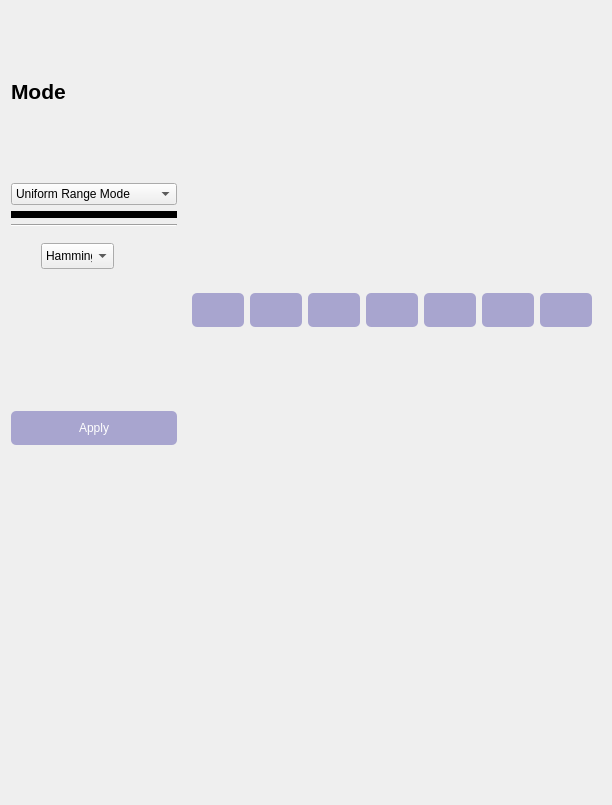
  <widget class="QWidget" name="centralwidget">
   <layout class="QGridLayout" name="gridLayout">
    <property name="topMargin">
     <number>5</number>
    </property>
    <property name="bottomMargin">
     <number>5</number>
    </property>
    <item row="0" column="0">
     <widget class="QLabel" name="label">
      <property name="font">
       <font>
        <pointsize>16</pointsize>
        <weight>75</weight>
        <bold>true</bold>
       </font>
      </property>
      <property name="lineWidth">
       <number>5</number>
      </property>
      <property name="text">
       <string>Mode </string>
      </property>
     </widget>
    </item>
    <item row="0" column="1" rowspan="8">
     <layout class="QVBoxLayout" name="verticalLayout">
      <item>
       <widget class="QWidget" name="viewer_widget" native="true">
        <property name="minimumSize">
         <size>
          <width>0</width>
          <height>280</height>
         </size>
        </property>
        <zorder>widget_5</zorder>
       </widget>
      </item>
      <item>
       <widget class="QWidget" name="widget_5" native="true">
        <property name="minimumSize">
         <size>
          <width>0</width>
          <height>40</height>
         </size>
        </property>
        <property name="maximumSize">
         <size>
          <width>16777215</width>
          <height>70</height>
         </size>
        </property>
        <layout class="QHBoxLayout" name="horizontalLayout_5">
         <property name="topMargin">
          <number>2</number>
         </property>
         <property name="bottomMargin">
          <number>5</number>
         </property>
         <item>
          <widget class="QPushButton" name="playBtn">
           <property name="cursor">
            <cursorShape>PointingHandCursor</cursorShape>
           </property>
           <property name="styleSheet">
            <string notr="true">QPushButton {
    background-color: #a8a5cf; /* Button background color */
    color :rgb(255, 255, 255);
    padding: 10px;
    border-radius:5px;


}

QPushButton:hover {
    background-color: rgb(120, 118, 148); 
}
QPushButton svg {
    fill: rgb(255, 255, 255);
}</string>
           </property>
           <property name="text">
            <string/>
           </property>
           <property name="icon">
            <iconset>
             <normaloff>icons/icons8-play-50.png</normaloff>icons/icons8-play-50.png</iconset>
           </property>
           <property name="iconSize">
            <size>
             <width>30</width>
             <height>30</height>
            </size>
           </property>
           <property name="shortcut">
            <string>P, 2</string>
           </property>
          </widget>
         </item>
         <item>
          <widget class="QPushButton" name="pauseBtn">
           <property name="cursor">
            <cursorShape>PointingHandCursor</cursorShape>
           </property>
           <property name="styleSheet">
            <string notr="true">QPushButton {
    background-color: #a8a5cf; /* Button background color */
    color :rgb(255, 255, 255);
    padding: 10px;
    border-radius:5px;


}

QPushButton:hover {
    background-color: rgb(120, 118, 148); 
}
QPushButton svg {
    fill: rgb(255, 255, 255);
}</string>
           </property>
           <property name="text">
            <string/>
           </property>
           <property name="icon">
            <iconset>
             <normaloff>icons/icons8-pause-50.png</normaloff>icons/icons8-pause-50.png</iconset>
           </property>
           <property name="iconSize">
            <size>
             <width>30</width>
             <height>30</height>
            </size>
           </property>
           <property name="shortcut">
            <string>2, P</string>
           </property>
          </widget>
         </item>
         <item>
          <widget class="QPushButton" name="zoomInBtn">
           <property name="cursor">
            <cursorShape>PointingHandCursor</cursorShape>
           </property>
           <property name="styleSheet">
            <string notr="true">QPushButton {
    background-color: #a8a5cf; /* Button background color */
    color :rgb(255, 255, 255);
    padding: 10px;
    border-radius:5px;


}

QPushButton:hover {
    background-color: rgb(120, 118, 148); 
}
QPushButton svg {
    fill: rgb(255, 255, 255);
}</string>
           </property>
           <property name="text">
            <string/>
           </property>
           <property name="icon">
            <iconset>
             <normaloff>icons/icons8-zoom-in-64.png</normaloff>icons/icons8-zoom-in-64.png</iconset>
           </property>
           <property name="iconSize">
            <size>
             <width>30</width>
             <height>30</height>
            </size>
           </property>
           <property name="shortcut">
            <string>Z, 3</string>
           </property>
          </widget>
         </item>
         <item>
          <widget class="QPushButton" name="zoomOutBtn">
           <property name="cursor">
            <cursorShape>PointingHandCursor</cursorShape>
           </property>
           <property name="styleSheet">
            <string notr="true">QPushButton {
    background-color: #a8a5cf; /* Button background color */
    color :rgb(255, 255, 255);
    padding: 10px;
    border-radius:5px;


}

QPushButton:hover {
    background-color: rgb(120, 118, 148); 
}
QPushButton svg {
    fill: rgb(255, 255, 255);
}</string>
           </property>
           <property name="text">
            <string/>
           </property>
           <property name="icon">
            <iconset>
             <normaloff>icons/icons8-zoom-out-64.png</normaloff>icons/icons8-zoom-out-64.png</iconset>
           </property>
           <property name="iconSize">
            <size>
             <width>30</width>
             <height>30</height>
            </size>
           </property>
           <property name="shortcut">
            <string>3, Z</string>
           </property>
          </widget>
         </item>
         <item>
          <widget class="QPushButton" name="slowDownBtn">
           <property name="cursor">
            <cursorShape>PointingHandCursor</cursorShape>
           </property>
           <property name="styleSheet">
            <string notr="true">QPushButton {
    background-color: #a8a5cf; /* Button background color */
    color :rgb(255, 255, 255);
    padding: 10px;
    border-radius:5px;


}

QPushButton:hover {
    background-color: rgb(120, 118, 148); 
}
QPushButton svg {
    fill: rgb(255, 255, 255);
}
</string>
           </property>
           <property name="text">
            <string/>
           </property>
           <property name="icon">
            <iconset>
             <normaloff>icons/icons8-rewind-26.png</normaloff>icons/icons8-rewind-26.png</iconset>
           </property>
           <property name="iconSize">
            <size>
             <width>30</width>
             <height>30</height>
            </size>
           </property>
           <property name="shortcut">
            <string>3, S</string>
           </property>
          </widget>
         </item>
         <item>
          <widget class="QPushButton" name="speedUpBtn">
           <property name="cursor">
            <cursorShape>PointingHandCursor</cursorShape>
           </property>
           <property name="styleSheet">
            <string notr="true">QPushButton {
    background-color: #a8a5cf; /* Button background color */
    color :rgb(255, 255, 255);
    padding: 10px;
    border-radius:5px;


}

QPushButton:hover {
    background-color: rgb(120, 118, 148); 
}
QPushButton svg {
    fill: rgb(255, 255, 255);
}</string>
           </property>
           <property name="text">
            <string/>
           </property>
           <property name="icon">
            <iconset>
             <normaloff>icons/icons8-fast-forward-26.png</normaloff>icons/icons8-fast-forward-26.png</iconset>
           </property>
           <property name="iconSize">
            <size>
             <width>30</width>
             <height>30</height>
            </size>
           </property>
           <property name="shortcut">
            <string>S, 3</string>
           </property>
          </widget>
         </item>
         <item>
          <widget class="QPushButton" name="rewindBtn">
           <property name="maximumSize">
            <size>
             <width>500</width>
             <height>50</height>
            </size>
           </property>
           <property name="styleSheet">
            <string notr="true">QPushButton {
    background-color: #a8a5cf; /* Button background color */
    color :rgb(255, 255, 255);
    padding: 10px;
    border-radius:5px;


}

QPushButton:hover {
    background-color: rgb(120, 118, 148); 
}
QPushButton svg {
    fill: rgb(255, 255, 255);
}</string>
           </property>
           <property name="text">
            <string/>
           </property>
           <property name="icon">
            <iconset>
             <normaloff>icons/icons8-replay-50.png</normaloff>icons/icons8-replay-50.png</iconset>
           </property>
           <property name="shortcut">
            <string>R, 3</string>
           </property>
          </widget>
         </item>
        </layout>
       </widget>
      </item>
      <item>
       <widget class="QWidget" name="freq_widget" native="true">
        <property name="minimumSize">
         <size>
          <width>0</width>
          <height>200</height>
         </size>
        </property>
        <widget class="QWidget" name="freq_viewer_widget" native="true">
         <property name="geometry">
          <rect>
           <x>0</x>
           <y>0</y>
           <width>625</width>
           <height>111</height>
          </rect>
         </property>
        </widget>
       </widget>
      </item>
      <item>
       <widget class="QWidget" name="spectrogram_widget" native="true">
        <property name="minimumSize">
         <size>
          <width>0</width>
          <height>250</height>
         </size>
        </property>
       </widget>
      </item>
      <item>
       <widget class="QWidget" name="sliders_widget" native="true"/>
      </item>
     </layout>
    </item>
    <item row="1" column="0">
     <widget class="QComboBox" name="mode_combobox">
      <item>
       <property name="text">
        <string>Uniform Range Mode </string>
       </property>
      </item>
      <item>
       <property name="text">
        <string>Musical Instrument Mode </string>
       </property>
      </item>
      <item>
       <property name="text">
        <string>Animal Sounds Mode </string>
       </property>
      </item>
      <item>
       <property name="text">
        <string>EEG Abnormal Mode </string>
       </property>
      </item>
     </widget>
    </item>
    <item row="2" column="0">
     <widget class="Line" name="line">
      <property name="sizePolicy">
       <sizepolicy hsizetype="Minimum" vsizetype="Maximum">
        <horstretch>0</horstretch>
        <verstretch>0</verstretch>
       </sizepolicy>
      </property>
      <property name="minimumSize">
       <size>
        <width>0</width>
        <height>7</height>
       </size>
      </property>
      <property name="frameShadow">
       <enum>QFrame::Plain</enum>
      </property>
      <property name="lineWidth">
       <number>50</number>
      </property>
      <property name="orientation">
       <enum>Qt::Horizontal</enum>
      </property>
     </widget>
    </item>
    <item row="3" column="0">
     <widget class="Line" name="line_2">
      <property name="orientation">
       <enum>Qt::Horizontal</enum>
      </property>
     </widget>
    </item>
    <item row="4" column="0">
     <widget class="QWidget" name="hamming_widget" native="true">
      <widget class="QComboBox" name="haaming_combobox">
       <property name="geometry">
        <rect>
         <x>30</x>
         <y>10</y>
         <width>73</width>
         <height>26</height>
        </rect>
       </property>
       <item>
        <property name="text">
         <string>Hamming</string>
        </property>
       </item>
       <item>
        <property name="text">
         <string>Hanning</string>
        </property>
       </item>
       <item>
        <property name="text">
         <string>Gaussian</string>
        </property>
       </item>
       <item>
        <property name="text">
         <string>Rectangle</string>
        </property>
       </item>
      </widget>
      <widget class="QWidget" name="demo_viewer_widget" native="true">
       <property name="geometry">
        <rect>
         <x>0</x>
         <y>80</y>
         <width>120</width>
         <height>80</height>
        </rect>
       </property>
       <widget class="QWidget" name="widget_3" native="true">
        <property name="geometry">
         <rect>
          <x>10</x>
          <y>-10</y>
          <width>481</width>
          <height>121</height>
         </rect>
        </property>
       </widget>
      </widget>
     </widget>
    </item>
    <item row="5" column="0">
     <widget class="QPushButton" name="applyEqualizerBtn">
      <property name="styleSheet">
       <string notr="true">QPushButton {
    background-color: #a8a5cf; /* Button background color */
    color :rgb(255, 255, 255);
    padding: 10px;
    border-radius:5px;


}

QPushButton:hover {
    background-color: rgb(120, 118, 148); 
}
QPushButton svg {
    fill: rgb(255, 255, 255);
}</string>
      </property>
      <property name="text">
       <string>Apply</string>
      </property>
     </widget>
    </item>
    <item row="6" column="0">
     <widget class="QWidget" name="spectrogram_show_widget" native="true"/>
    </item>
    <item row="7" column="0">
     <widget class="QWidget" name="play_radiobtn_widget" native="true"/>
    </item>
   </layout>
  </widget>
